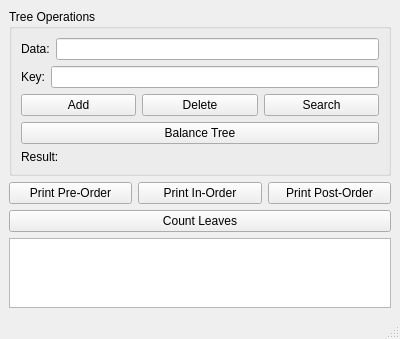
<?xml version="1.0" encoding="UTF-8"?>
<ui version="4.0">
 <class>MainWindow</class>
 <widget class="QMainWindow" name="MainWindow">
  <property name="geometry">
   <rect>
    <x>0</x>
    <y>0</y>
    <width>400</width>
    <height>300</height>
   </rect>
  </property>
  <property name="windowTitle">
   <string>Binary Search Tree</string>
  </property>
  <widget class="QWidget" name="centralwidget">
   <layout class="QVBoxLayout" name="verticalLayout">
    <item>
     <widget class="QGroupBox" name="groupBox">
      <property name="title">
       <string>Tree Operations</string>
      </property>
      <layout class="QVBoxLayout" name="verticalLayout_2">
       <item>
        <layout class="QHBoxLayout" name="horizontalLayout">
         <item>
          <widget class="QLabel" name="labelData">
           <property name="text">
            <string>Data:</string>
           </property>
          </widget>
         </item>
         <item>
          <widget class="QLineEdit" name="dataEdit"/>
         </item>
        </layout>
       </item>
       <item>
        <layout class="QHBoxLayout" name="horizontalLayout_2">
         <item>
          <widget class="QLabel" name="labelKey">
           <property name="text">
            <string>Key:</string>
           </property>
          </widget>
         </item>
         <item>
          <widget class="QLineEdit" name="keyEdit"/>
         </item>
        </layout>
       </item>
       <item>
        <layout class="QHBoxLayout" name="horizontalLayout_3">
         <item>
          <widget class="QPushButton" name="addButton">
           <property name="text">
            <string>Add</string>
           </property>
          </widget>
         </item>
         <item>
          <widget class="QPushButton" name="deleteButton">
           <property name="text">
            <string>Delete</string>
           </property>
          </widget>
         </item>
         <item>
          <widget class="QPushButton" name="searchButton">
           <property name="text">
            <string>Search</string>
           </property>
          </widget>
         </item>
        </layout>
       </item>
       <item>
        <widget class="QPushButton" name="balanceButton">
         <property name="text">
          <string>Balance Tree</string>
         </property>
        </widget>
       </item>
       <item>
        <widget class="QLabel" name="resultLabel">
         <property name="text">
          <string>Result:</string>
         </property>
        </widget>
       </item>
      </layout>
     </widget>
    </item>
    <item>
     <layout class="QHBoxLayout" name="horizontalLayout_4">
      <item>
       <widget class="QPushButton" name="printPreOrderButton">
        <property name="text">
         <string>Print Pre-Order</string>
        </property>
       </widget>
      </item>
      <item>
       <widget class="QPushButton" name="printInOrderButton">
        <property name="text">
         <string>Print In-Order</string>
        </property>
       </widget>
      </item>
      <item>
       <widget class="QPushButton" name="printPostOrderButton">
        <property name="text">
         <string>Print Post-Order</string>
        </property>
       </widget>
      </item>
     </layout>
    </item>
    <item>
     <widget class="QPushButton" name="countLeavesButton">
      <property name="text">
       <string>Count Leaves</string>
      </property>
     </widget>
    </item>
    <item>
     <widget class="QTextEdit" name="outputEdit"/>
    </item>
   </layout>
  </widget>
  <widget class="QMenuBar" name="menubar">
   <property name="geometry">
    <rect>
     <x>0</x>
     <y>0</y>
     <width>400</width>
     <height>21</height>
    </rect>
   </property>
  </widget>
  <widget class="QStatusBar" name="statusbar"/>
 </widget>
 <resources/>
 <connections/>
</ui>
